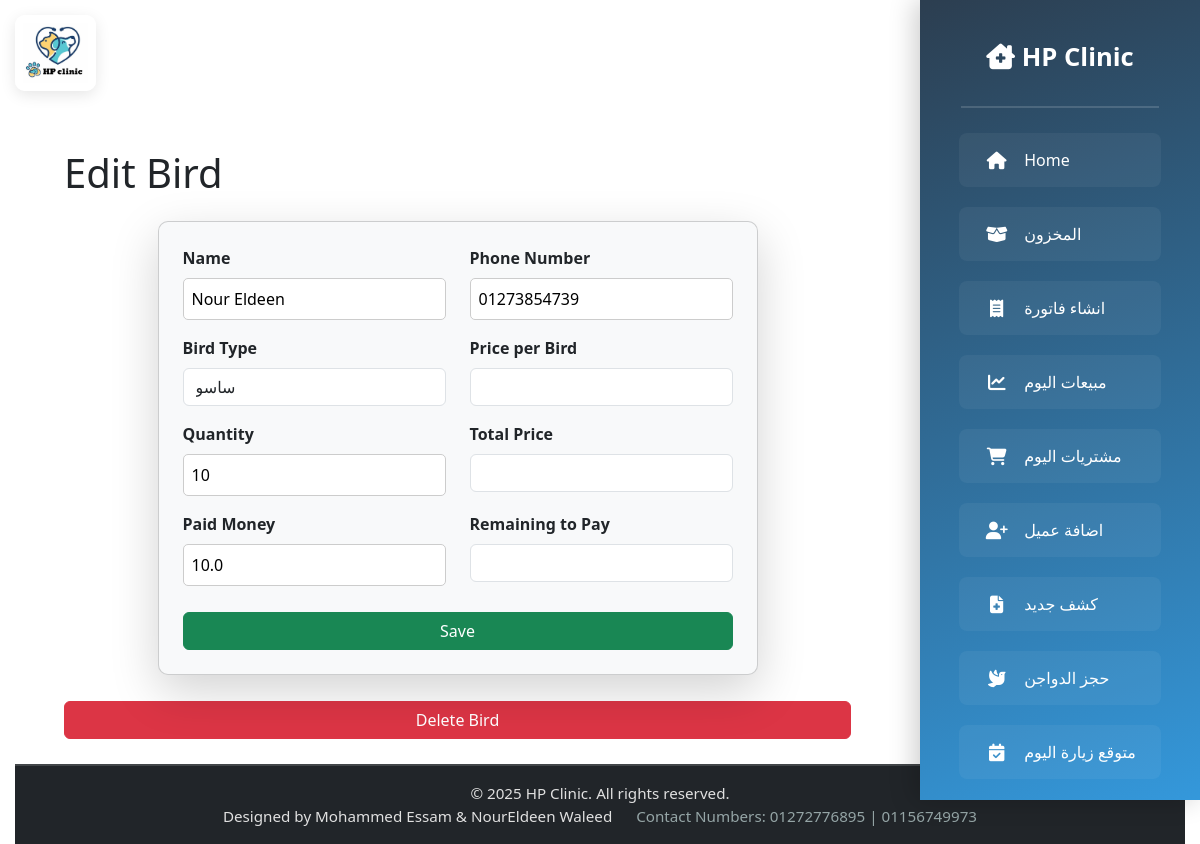
Page /bird/37/ on the committed database.
### birds/models.py (models this page shows, shortened)
class Bird(models.Model):
    name = models.CharField(max_length=100)
    phone_number = models.CharField(max_length=11)
    bird_type = models.ForeignKey(Birddailyprice, on_delete=models.CASCADE)
    price = models.FloatField()
    quantity = models.IntegerField()
    payed_money = models.FloatField()
    total = models.FloatField()
    remaining_to_pay = models.FloatField()
    date_of_payment = models.DateField(auto_now_add=True)

class Birddailyprice(models.Model):
    bird_type = models.CharField(max_length=50, unique=True)
    bird_price = models.FloatField()

### vetlogin/views.py (the view)
# urls.py: path('bird/<int:pk>/', views.bird_detail, name='bird_detail'),
def bird_detail(request, pk):
    bird = get_object_or_404(Bird, pk=pk)
    bird_prices = {bird_type.id: bird_type.bird_price for bird_type in Birddailyprice.objects.all()}
    if request.method == 'POST':
        form = BirdForm(request.POST, instance=bird)
        if form.is_valid():
            form.save()
            return redirect('birds_list')  # Redirect to birds list after editing
    else:
        form = BirdForm(instance=bird)
    return render(request, 'birdspage/bird_detail.html', {
        'form': form,
        'bird': bird,
        'bird_prices': bird_prices,  # Pass the prices to the template
    })

### birds/forms.py
class BirdForm(forms.ModelForm):
    bird_type = forms.ModelChoiceField(
        queryset=Birddailyprice.objects.all(),
        empty_label="Select Bird Type",
        widget=forms.Select(attrs={"class": "form-control"}),  # Adding the class here
        label="Bird Type",
    )
    class Meta:
        model = Bird
        fields = ['name', 'phone_number', 'bird_type', 'quantity', 'payed_money']
    def __init__(self, *args, **kwargs):
        super().__init__(*args, **kwargs)
        self.fields['bird_type'].label_from_instance = lambda obj: obj.bird_type  # Show name instead of ID

### templates/birdspage/bird_detail.html (shortened to what this page needs)
{% extends 'base.html' %}
{% block content %}
<div class="container mt-4">
    <h1 class="mb-4">Edit Bird</h1>
    <form method="POST" class="card p-4 shadow-lg bg-light">
        <div class="row mb-3">
            <div class="col-md-6">
                <label class="form-label">Name</label>
                {{ form.name }}
            </div>
            <div class="col-md-6">
                <label class="form-label">Phone Number</label>
                {{ form.phone_number }}
            </div>
        </div>
        <div class="row mb-3">
            <div class="col-md-6">
                <label class="form-label">Bird Type</label>
                {{ form.bird_type }}
            </div>
            <div class="col-md-6">
                <label class="form-label">Price per Bird</label>
                <input type="text" id="id_price" class="form-control" readonly>
            </div>
        </div>
        <div class="row mb-3">
            <div class="col-md-6">
                <label class="form-label">Quantity</label>
                {{ form.quantity }}
            </div>
            <div class="col-md-6">
                <label class="form-label">Total Price</label>
                <input type="text" id="id_total" class="form-control" readonly>
            </div>
        </div>
        <div class="row mb-3">
            <div class="col-md-6">
                <label class="form-label">Paid Money</label>
                {{ form.payed_money }}
            </div>
            <div class="col-md-6">
                <label class="form-label">Remaining to Pay</label>
                <input type="text" id="id_remaining_to_pay" class="form-control" readonly>
            </div>
        </div>
        <button type="submit" class="btn btn-success w-100">Save</button>
    </form>
    <form method="POST" action="{% url 'delete_bird' bird.pk %}" class="mt-3">
        <button type="submit" class="btn btn-danger w-100">Delete Bird</button>
    </form>
</div>
{% endblock %}

### templates/base.html (style rules this page uses)
html, body { height: 100%; overflow-x: hidden; font-family: 'Segoe UI', Tahoma, Geneva, Verdana, sans-serif; }

### templates/birdspage/bird_detail.html (style rules this page uses)
input, select { width: 100%; padding: 8px; border: 1px solid #ccc; border-radius: 5px; font-size: 16px; }
label { font-weight: bold; }
.card { max-width: 600px; margin: auto; border-radius: 10px; }
button { margin-top: 10px; }

### rows in the picture
Bird: name "Nour Eldeen", phone_number "01273854739", quantity "10", payed_money "10.0"
Birddailyprice: bird_type "ساسو"
